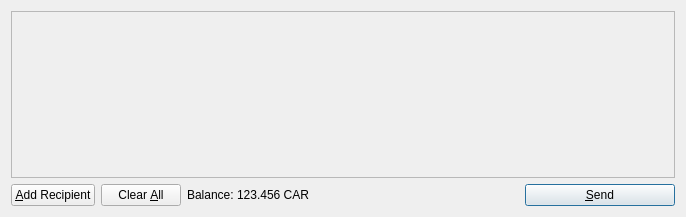
<?xml version="1.0" encoding="UTF-8"?>
<ui version="4.0">
 <class>SendCoinsDialog</class>
 <widget class="QDialog" name="SendCoinsDialog">
  <property name="geometry">
   <rect>
    <x>0</x>
    <y>0</y>
    <width>686</width>
    <height>217</height>
   </rect>
  </property>
  <property name="windowTitle">
   <string>Send Coins</string>
  </property>
  <layout class="QVBoxLayout" name="verticalLayout">
   <item>
    <widget class="QScrollArea" name="scrollArea">
     <property name="widgetResizable">
      <bool>true</bool>
     </property>
     <widget class="QWidget" name="scrollAreaWidgetContents">
      <property name="geometry">
       <rect>
        <x>0</x>
        <y>0</y>
        <width>666</width>
        <height>165</height>
       </rect>
      </property>
      <layout class="QVBoxLayout" name="verticalLayout_2">
       <property name="margin">
        <number>0</number>
       </property>
       <item>
        <layout class="QVBoxLayout" name="entries">
         <property name="spacing">
          <number>6</number>
         </property>
        </layout>
       </item>
       <item>
        <spacer name="verticalSpacer">
         <property name="orientation">
          <enum>Qt::Vertical</enum>
         </property>
         <property name="sizeHint" stdset="0">
          <size>
           <width>20</width>
           <height>40</height>
          </size>
         </property>
        </spacer>
       </item>
      </layout>
     </widget>
    </widget>
   </item>
   <item>
    <layout class="QHBoxLayout" name="horizontalLayout">
     <item>
      <widget class="QPushButton" name="addButton">
       <property name="toolTip">
        <string>Send to multiple recipients at once</string>
       </property>
       <property name="text">
        <string>&amp;Add Recipient</string>
       </property>
       <property name="icon">
        <iconset resource="../bitcoin.qrc">
         <normaloff>:/icons/add</normaloff>:/icons/add</iconset>
       </property>
       <property name="autoDefault">
        <bool>false</bool>
       </property>
      </widget>
     </item>
     <item>
      <widget class="QPushButton" name="clearButton">
       <property name="sizePolicy">
        <sizepolicy hsizetype="Minimum" vsizetype="Fixed">
         <horstretch>0</horstretch>
         <verstretch>0</verstretch>
        </sizepolicy>
       </property>
       <property name="toolTip">
        <string>Remove all transaction fields</string>
       </property>
       <property name="text">
        <string>Clear &amp;All</string>
       </property>
       <property name="icon">
        <iconset resource="../bitcoin.qrc">
         <normaloff>:/icons/remove</normaloff>:/icons/remove</iconset>
       </property>
       <property name="autoRepeatDelay">
        <number>300</number>
       </property>
       <property name="autoDefault">
        <bool>false</bool>
       </property>
      </widget>
     </item>
     <item>
      <layout class="QHBoxLayout" name="horizontalLayout_2">
       <property name="spacing">
        <number>3</number>
       </property>
       <item>
        <widget class="QLabel" name="label">
         <property name="text">
          <string>Balance:</string>
         </property>
        </widget>
       </item>
       <item>
        <widget class="QLabel" name="labelBalance">
         <property name="cursor">
          <cursorShape>IBeamCursor</cursorShape>
         </property>
         <property name="text">
          <string>123.456 CAR</string>
         </property>
         <property name="textInteractionFlags">
          <set>Qt::LinksAccessibleByMouse|Qt::TextSelectableByKeyboard|Qt::TextSelectableByMouse</set>
         </property>
        </widget>
       </item>
      </layout>
     </item>
     <item>
      <spacer name="horizontalSpacer">
       <property name="orientation">
        <enum>Qt::Horizontal</enum>
       </property>
       <property name="sizeHint" stdset="0">
        <size>
         <width>40</width>
         <height>20</height>
        </size>
       </property>
      </spacer>
     </item>
     <item>
      <widget class="QPushButton" name="sendButton">
       <property name="minimumSize">
        <size>
         <width>150</width>
         <height>0</height>
        </size>
       </property>
       <property name="toolTip">
        <string>Confirm the send action</string>
       </property>
       <property name="text">
        <string>&amp;Send</string>
       </property>
       <property name="icon">
        <iconset resource="../bitcoin.qrc">
         <normaloff>:/icons/send</normaloff>:/icons/send</iconset>
       </property>
       <property name="default">
        <bool>true</bool>
       </property>
      </widget>
     </item>
    </layout>
   </item>
  </layout>
 </widget>
 <resources>
  <include location="../bitcoin.qrc"/>
 </resources>
 <connections/>
</ui>
